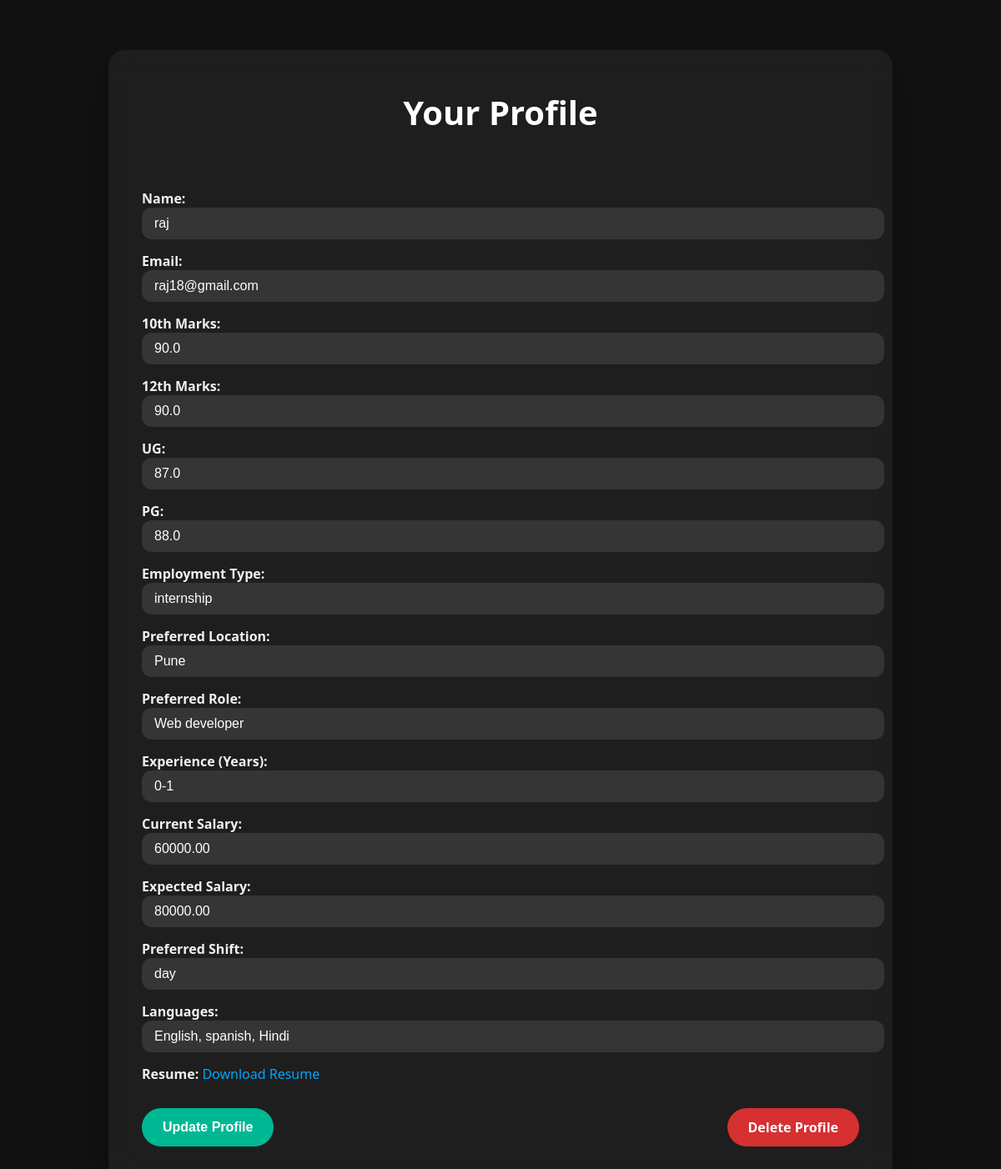
The page /ViewProfile (signed in) on the database its author committed.
### h1/models.py (models this page shows, shortened)
class UserProfile(models.Model):
    user=models.OneToOneField(stuUser,on_delete=models.CASCADE)
    name = models.CharField(max_length=100)
    email = models.EmailField(unique=True)
    tenth = models.FloatField()
    twelfth = models.FloatField()
    ug = models.FloatField()
    pg = models.FloatField(null=True, blank=True)
    employment_type = models.CharField(max_length=20, choices=[
        ('full-time', 'Full-Time'),
        ('part-time', 'Part-Time'),
        ('internship', 'Internship'),
        ('contract', 'Contract')
    ])
    preferred_location = models.CharField(max_length=100)
    preferred_role = models.CharField(max_length=100)
    years_exp = models.CharField(max_length=10, choices=[
        ('0-1', '0-1 Years'),
        ('1-3', '1-3 Years'),
        ('3-5', '3-5 Years'),
        ('5+', '5+ Years')
    ])
    current_salary = models.DecimalField(max_digits=10, decimal_places=2)
    expected_salary = models.DecimalField(max_digits=10, decimal_places=2)
    preferred_shift = models.CharField(max_length=10, choices=[
        ('day', 'Day Shift'),
        ('night', 'Night Shift'),
        ('flexible', 'Flexible')
    ])
    language = models.CharField(max_length=100)
    resume = models.FileField(upload_to='resumes/', null=True, blank=True)

### h1/views.py (the view, shortened to what this page needs)
# urls.py: path('ViewProfile', ViewProfile, name='ViewProfile'),
def ViewProfile(request):
    user_id = request.session.get('user_id')
    if not user_id:
        messages.error(request, "User not logged in.")
        return redirect("LoginPage")
    try:
        profile = UserProfile.objects.get(user_id=user_id)
        return render(request, "viewprofile.html", {"profile": profile})
    except UserProfile.DoesNotExist:
        messages.error(request, "Profile not found.")
        return redirect("EditProfile")

### h1/templates/viewprofile.html (shortened to what this page needs)
<!DOCTYPE html>
<html lang="en">
<head>
    {% load static %}
    <link rel="stylesheet" href="{% static 'css/viewprofile.css' %}">
</head>
<body>
    <div class="profile-container">
        <h1>Your Profile</h1>
        <form method="POST" enctype="multipart/form-data">
            {% if profile %}
                <div class="profile-card">
                    <p><strong>Name:</strong> <input type="text" name="name" value="{{ profile.name }}" required></p>
                    <p><strong>Email:</strong> <input type="email" name="email" value="{{ profile.email }}" required></p>
                    <p><strong>10th Marks:</strong> <input type="text" name="tenth" value="{{ profile.tenth }}" required></p>
                    <p><strong>12th Marks:</strong> <input type="text" name="twelfth" value="{{ profile.twelfth }}" required></p>
                    <p><strong>UG:</strong> <input type="text" name="ug" value="{{ profile.ug }}" required></p>
                    <p><strong>PG:</strong> <input type="text" name="pg" value="{{ profile.pg }}" required></p>
                    <p><strong>Employment Type:</strong> <input type="text" name="employment_type" value="{{ profile.employment_type }}" required></p>
                    <p><strong>Preferred Location:</strong> <input type="text" name="preferred_location" value="{{ profile.preferred_location }}" required></p>
                    <p><strong>Preferred Role:</strong> <input type="text" name="preferred_role" value="{{ profile.preferred_role }}" required></p>
                    <p><strong>Experience (Years):</strong> <input type="text" name="years_exp" value="{{ profile.years_exp }}" required></p>
                    <p><strong>Current Salary:</strong> <input type="text" name="current_salary" value="{{ profile.current_salary }}" required></p>
                    <p><strong>Expected Salary:</strong> <input type="text" name="expected_salary" value="{{ profile.expected_salary }}" required></p>
                    <p><strong>Preferred Shift:</strong> <input type="text" name="preferred_shift" value="{{ profile.preferred_shift }}" required></p>
                    <p><strong>Languages:</strong> <input type="text" name="language" value="{{ profile.language }}" required></p>
                    {% if profile.resume %}
                        <p><strong>Resume:</strong> <a href="{{ profile.resume.url }}" target="_blank">Download Resume</a></p>
                    {% else %}
                        <p><strong>Resume:</strong> Not uploaded</p>
                    {% endif %}
                    <div class="btn-group">
                        <button type="submit" class="btn update">Update Profile</button>
                        <a href="{% url 'DeleteProfile' %}" class="btn delete"onclick="return confirm('Are you sure you want to delete your profile?');">Delete Profile</a>
                    </div>
                </div>
            {% else %}
                <div class="empty">
                    <p>No profile found.</p>
                    <a href="{% url 'EditProfile' %}" class="btn create">Create Profile</a>
                </div>
            {% endif %}
        </form>
    </div>
</body>
</html>

### h1/static/css/viewprofile.css (style rules this page uses)
body { margin: 0; font-family: 'Segoe UI', Tahoma, Geneva, Verdana, sans-serif; background: #121212; color: #f1f1f1; }
.profile-container { max-width: 900px; margin: 60px auto; padding: 20px; background: rgba(255, 255, 255, 0.05); backdrop-filter: blur(15px); border-radius: 20px; box-shadow: 0 20px 40px rgba(0,0,0,0.4); }
h1 { text-align: center; font-size: 2.5rem; margin-bottom: 30px; color: #fff; }
.profile-card { padding: 20px; }
.profile-card p { margin: 15px 0; }
.profile-card input[type="text"], .profile-card input[type="email"] { width: 100%; padding: 10px 15px; border: none; border-radius: 12px; background: rgba(255, 255, 255, 0.1); color: #fff; font-size: 1rem; transition: all 0.3s ease; }
a { color: #00a8ff; text-decoration: none; }
.btn-group { margin-top: 30px; display: flex; justify-content: space-between; flex-wrap: wrap; gap: 15px; }
.btn { padding: 12px 25px; border: none; border-radius: 25px; font-size: 1rem; font-weight: bold; color: white; cursor: pointer; text-align: center; text-decoration: none; transition: all 0.3s ease; }
.update { background-color: #00b894; }
.delete { background-color: #d63031; }

### rows shown on the page
UserProfile: name "raj", email "raj18@gmail.com", tenth "90.0", twelfth "90.0", ug "87.0", pg "88.0", employment_type "internship", preferred_location "Pune", preferred_role "Web developer", years_exp "0-1", current_salary "60000.00", expected_salary "80000.00", preferred_shift "day", language "English, spanish, Hindi"
